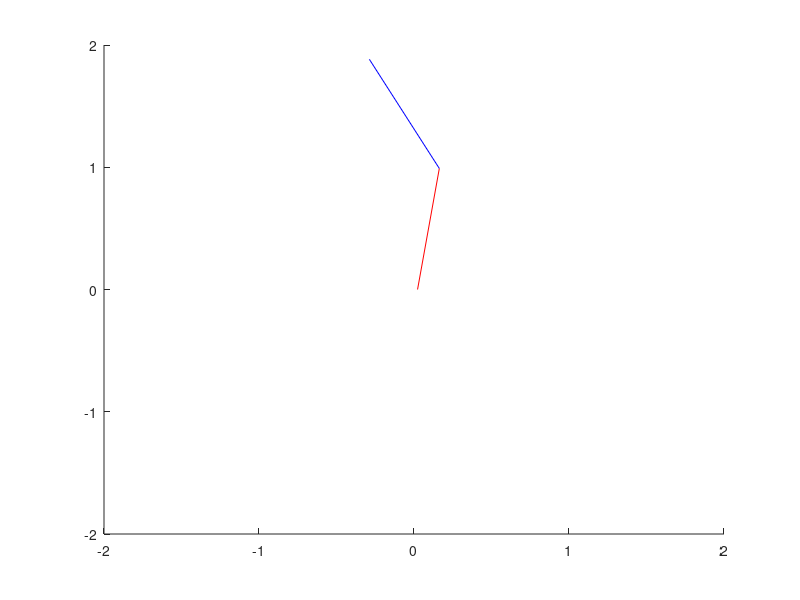
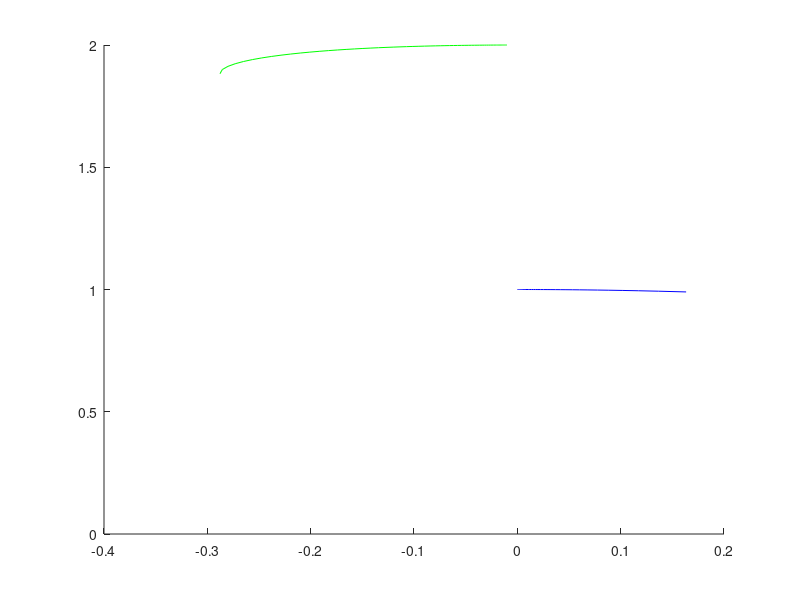

MATLAB code to generate these figures, in order:
%VPreston, BWarner - November 21, 2014 - Inverted Double Pendulum

function uncontrolled_idp

%Parameters
mc = 1;

l1 = 1;
m1 = 1;
I1 = 1/3*m1*l1^2;

l2 = 1;
m2 = 1;
I2 = 1/12*m2*l2^2;

g = 9.81;

%Initial Conditions
xc = 0;
xcdot = 0;
theta1 = 0;
theta1dot = 0;
theta2 = 0.01;
theta2dot = 0;
Rx = 0;
Ry = 0;
Px = 0;
Py = 0;
inputs = [xc, theta1, theta2, xcdot, theta1dot, theta2dot, Rx, Ry, Px, Py];

%ODE
time = [0:0.01:1];
[T,X] = ode45(@swing, time, inputs);

xc_pos = X(:,1);
yc_pos = 0;
link1_end_x = -l1*sin(X(:,2)) + xc_pos;
link1_end_y = l1*cos(X(:,2));
link2_end_x = link1_end_x - l2*sin(X(:,3));
link2_end_y = link1_end_y + l2*cos(X(:,3));

positions = [xc_pos, link1_end_x, link1_end_y, link2_end_x, link2_end_y];
animate_func(T,positions);

figure;
hold on
plot(xc_pos, yc_pos, 'r-');
plot(link1_end_x, link1_end_y, 'b-');
plot(link2_end_x, link2_end_y, 'g-');

%Plotting

    function states = swing(T,Z)
        %inputs = [xc, theta1, theta2,   xcdot, theta1dot, theta2dot, Rx, Ry, Px, Py];
        pos_cart = Z(1);
        vel_cart = Z(4);
        t1 = Z(2);
        td1 = Z(5);
        t2 = Z(3);
        td2 = Z(6);
        %Rx = Z(7), Ry = Z(8), Px = Z(9), Py = Z(10)
         
        row1 = [-mc 0 0 -1 0 0 0];
        row2 = [-m1 m1*l1/2*sin(t1) 0 1 0 1 0];
        row3 = [0 m1*l1/2*cos(t1) 0 0 1 0 1];
        row4 = [0 -I1 0 0 0 -l1*cos(t1) -l1*sin(t1)];
        row5 = [-m2 m2*l1*sin(t1) m2*l2/2*sin(t2) 0 0 -1 0];
        row6 = [0 m2*l1*cos(t1) m2*l2/2*cos(t2) 0 0 0 -1];
        row7 = [0 0 -I2 0 0 -l2/2*cos(t2) -l2/2*sin(t2)];
        M = [row1; row2; row3; row4; row5; row6; row7];
        
        stuff = [0; 
            -m1*l1/2*td1^2*cos(t1); 
            m1*g + m1*l1/2*td1^2*sin(t1); 
            l1/2*m1*g*sin(t1); 
            -m2*(l1*td1^2*cos(t1) + l2/2*td2^2*cos(t2)); 
            m2*g + m2*(l1*td1^2*sin(t1) + l2/2*td2^2*sin(t2));  
            0 ];
        
        solver = M\stuff;
        
        states = [vel_cart; td1; td2; solver];
    end

function animate_func(T,M)
    
for i=1:length(T)
clf;
X1 = [M(i,1), M(i,2)];
Y1 = [0, M(i,3)];
X2 = [M(i,2), M(i,4)];
Y2 = [M(i,3), M(i,5)];
axis([-2 2 -2 2]);
hold on;
draw_func(X1, Y1, X2, Y2);
drawnow;
end
end

function draw_func(x1, y1, x2, y2)
plot(x1, y1, 'r-');
plot(x2, y2, 'b-');
end




end

